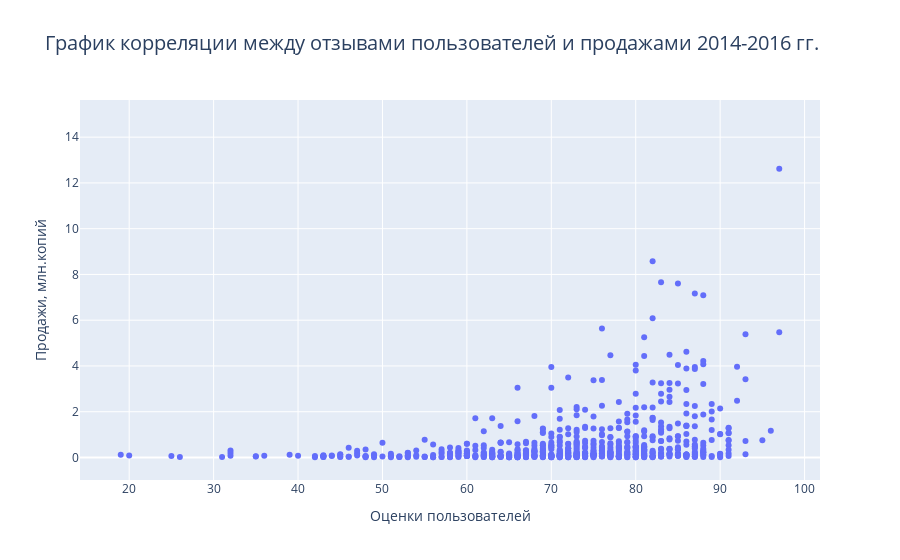

Notebook code cell kept with this figure:
### Markdown cell above
### Оценки критиков.

### Code cell
#график
fig = go.Figure()

fig.add_trace(go.Scatter(x=df['critic_score'], y=df['total_sales'], mode='markers'))
     
fig.update_layout(
      title_text='График корреляции между отзывами пользователей и продажами 2014-2016 гг.',
      title_font_size=20,
      yaxis_title='Продажи, млн.копий',
      xaxis_title='Оценки пользователей',
      xaxis=dict(dtick=10)
 )

fig.show()

### Figure 1 — Plotly figure (JSON) as saved in the notebook; plotly's stock layout.template omitted (floating-point values rounded to 4 significant figures; data arrays with more than 128 entries replaced by an {"elided": "..."} marker saying what was removed)
{"data": [{"mode": "markers", "type": "scatter", "x": {"elided": "1689 int values"}, "y": {"elided": "1689 float values"}}], "layout": {"title": {"font": {"size": 20}, "text": "График корреляции между отзывами пользователей и продажами 2014-2016 гг."}, "xaxis": {"dtick": 10, "title": {"text": "Оценки пользователей"}}, "yaxis": {"title": {"text": "Продажи, млн.копий"}}}}
